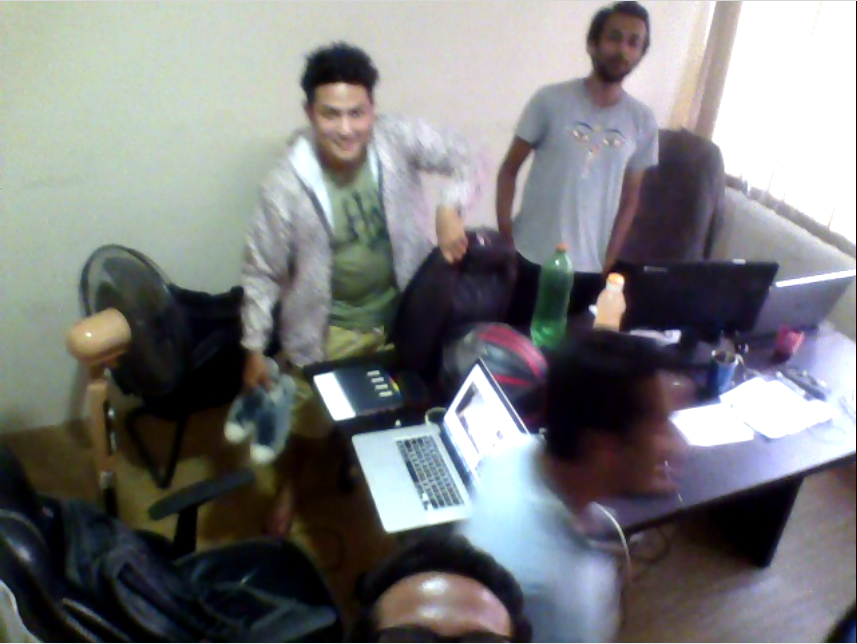
#> input picture topview.png, 857 x 644 px
$ python new.py
#> lines starting #> are read from the running program, lines starting #| are printed output that depends on the picture
import cv2      # import the OpenCV library
import numpy as np  # import the numpy library
import matplotlib.pyplot as plt
# provide points from image 1

im_src = cv2.imread('topview.png')
#> im_src is the input picture: shape (644, 857, 3); mean B, G, R 124, 123, 122.1
cv2.imshow('img_src', im_src)


pts_src = np.array([[900,524],[1550,313],[650,236],[0,447]])
# pts_src = np.array([[353,155], [558,223], [260,368],[55,300]])
# corresponding points from image 2 (i.e. (154, 174) matches (212, 80))
pts_dst = np.array([[0, 0],[1000, 0],[1000, 1000],[0, 1000]])


plt.scatter(x=pts_src[:, 0], y=pts_src[:, 1])
plt.show()
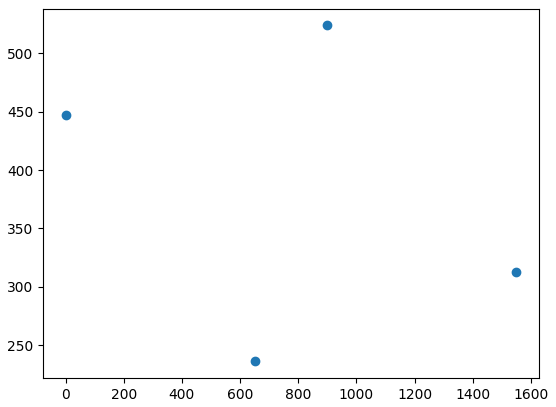
#> figure drawn by matplotlib, 1 panel

plt.scatter(x=pts_dst[:, 0], y=pts_dst[:, 1])
plt.show()
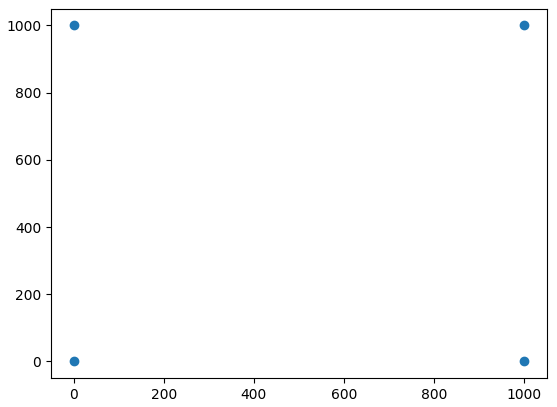
#> figure drawn by matplotlib, 1 panel
# calculate matrix H
h, status = cv2.findHomography(pts_src, pts_dst)

# provide a point you wish to map from image 1 to image 2
a = np.array([[342,96],[636,27],[648,396],[455,594]], dtype='float32')
a = np.array([a])

# finally, get the mapping
imOut = cv2.perspectiveTransform(a, h)
imOut = np.array([imOut])
print(imOut)
x = []
y = []
for i in imOut:
    for j in i[0]:
        x.append(j[0])
        y.append(j[1])

plt.scatter(x,y)
plt.show()
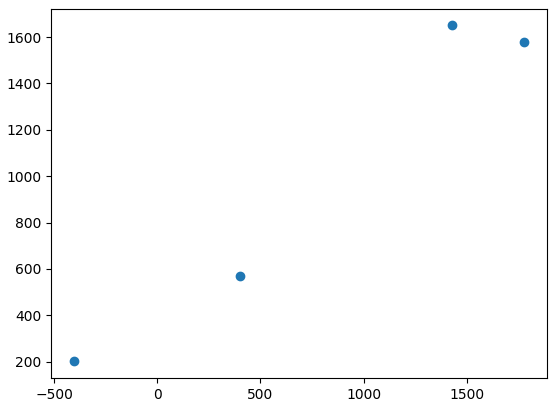
#> figure drawn by matplotlib, 1 panel

# print(x)
# print(y)


# plt.show()
